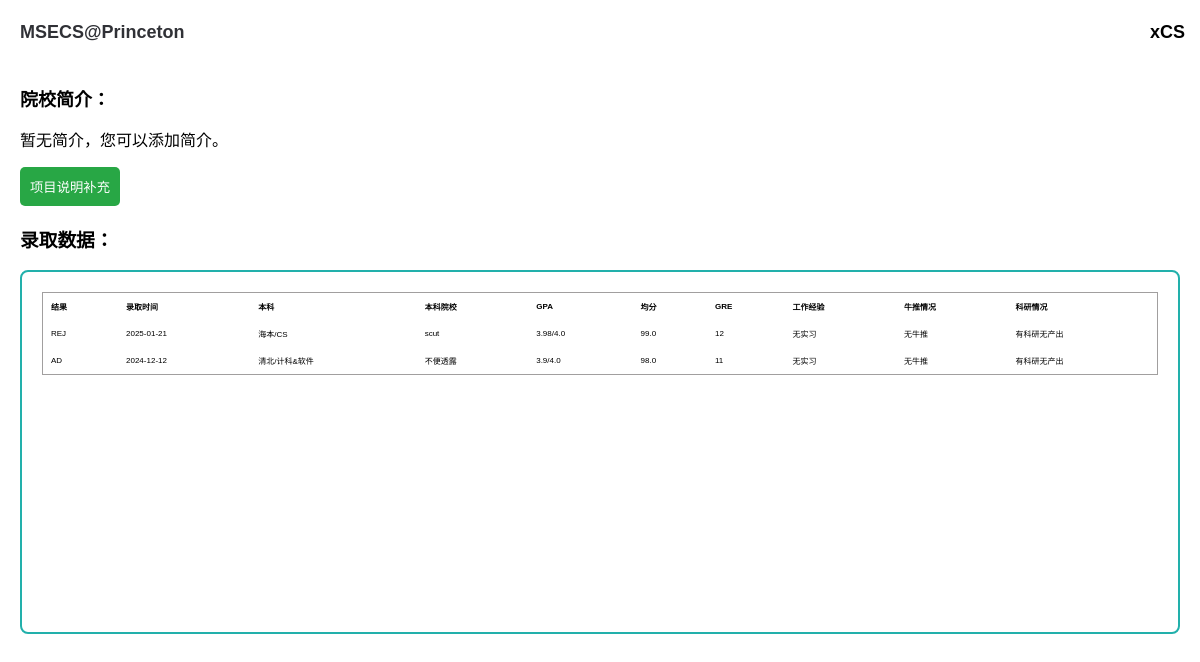
The page /MSECS@Princeton on the database its author committed.
### tables this page shows
CREATE TABLE admissions (
    id INTEGER PRIMARY KEY AUTOINCREMENT,
    school_name TEXT NOT NULL,
    admission_status TEXT NOT NULL,
    admission_date TEXT NOT NULL,
    undergraduate_type TEXT NOT NULL,
    undergraduate_school TEXT,
    undergraduate_major TEXT, 
    gpa REAL NOT NULL,
    gpa_scale TEXT NOT NULL,
    average_score REAL NOT NULL,
    gre INTEGER,
    work TEXT NOT NULL,
    strong_recommendation TEXT NOT NULL,
    has_paper TEXT NOT NULL
);

### xCSapp/views.py (the view)
@bp.route('/<school>', methods=['GET', 'POST'])
def show_school_info(school):
    db = get_db()
    if request.method == 'POST':
        description = request.form['description']
        db.execute('INSERT INTO school_intro (name, description)'
        'VALUES (?,?)', (school, description,))
        db.commit()
    school_info = db.execute('SELECT description_manager FROM school_intro WHERE name = ?', (school,)).fetchone()
    admissions = db.execute('SELECT * FROM admissions WHERE school_name = ? ORDER BY admission_date DESC', (school,)).fetchall()
    return render_template('school.html', school_info=school_info, admissions=admissions, school=school)

### xCSapp/db.py (called while the page is built)
def get_db():
    if 'db' not in g:
        g.db = sqlite3.connect(
            current_app.config['DATABASE'],
            detect_types=sqlite3.PARSE_DECLTYPES
        )
        g.db.row_factory = sqlite3.Row
    return g.db

### xCSapp/templates/school.html (shortened to what this page needs)
<!DOCTYPE html>
<html lang="en">
<head>
    <link rel="stylesheet" href="{{ url_for('static', filename='school.css') }}">
</head>
<body>
    <div class="navbar">
        <h1>{{ school }}</h1>
        <button id="homeButton" onclick="window.location.href='/'">xCS</button>
    </div>
    <div class="container">
        <h2>院校简介：</h2>
        <div id="school-info">
            {% if school_info.description_manager %}
                <pre>{{ school_info.description_manager }}</pre>
            {% else %}
                <p>暂无简介，您可以添加简介。</p>
            {% endif %}
        </div>
        <button id="addButton">项目说明补充</button>
        <div id="admissions-form" >
            <h3>录取数据：</h3>
            <div class="admissions-display" >
                <table>
                    <thead>
                        <tr>
                            <th>结果</th>
                            <th>录取时间</th>
                            <th>本科</th>
                            <th>本科院校</th>
                            <th>GPA</th>
                            <th>均分</th>
                            <th>GRE</th>
                            <th>工作经验</th>
                            <th>牛推情况</th>
                            <th>科研情况</th>
                        </tr>
                    </thead>
                    <tbody>
                        {% for admission in admissions %}
                        <tr>
                            <td>{{ admission.admission_status }}</td>
                            <td>{{ admission.admission_date }}</td>
                            <td>{{ admission.undergraduate_type }}/{{ admission.undergraduate_major }}</td>
                            <td>{{ admission.undergraduate_school or '-' }}</td>
                            <td>{{ admission.gpa }}/{{ admission.gpa_scale }}</td>
                            <td>{{ admission.average_score }}</td>
                            <td>{{ admission.gre or '-' }}</td>
                            <td>{{ admission.work }}</td>
                            <td>{{ admission.strong_recommendation }}</td>
                            <td>{{ admission.has_paper }}</td>
                        </tr>
                        {% endfor %}
                    </tbody>
                </table>
            </div>
        </div>
    </div>
</body>
</html>

### xCSapp/static/school.css (style rules this page uses)
body { font-family: Arial, sans-serif; margin: 0; padding: 0; box-sizing: border-box; }
.navbar { display: flex; justify-content: space-between; align-items: center; background: #ffffffec; color: #303136; padding: 10px 20px; position: fixed; left:0; top: 0; width: 100%; margin-bottom: 10px; z-index: 1000; }
.navbar button { background: none; border: none; color: black; font-weight: bold; font-size: large; padding: 10px 15px; border-radius: 20px; cursor: pointer; margin-right: 20px; }
.navbar h1 { font-size: large; }
.container { text-align: left; padding: 20px; margin-top: 50px; }
.container h2 { font-size: large; }
.admissions-display { margin: 0 auto; width: 90; height: 40vh; border-radius: 8px; justify-content: center; align-items: center; overflow-x: auto; padding: 20px; border: 2px solid rgb(34, 176, 171); }
table { border-collapse: collapse; width: 100%; table-layout: auto; margin: 0 auto; border: 1px solid rgb(161, 159, 159); }
table th, table td { text-align: left; white-space: nowrap; vertical-align: middle; padding: 8px; border: none; font-size: 8px; }
button { background-color: #28a745; color: #fff; font-size: smaller; padding: 10px; border: none; border-radius: 5px; cursor: pointer; transition: background-color 0.3s ease; }

### rows shown on the page
admissions: admission_status "REJ", admission_date "2025-01-21", undergraduate_type "海本", undergraduate_major "CS", undergraduate_school "scut", gpa "3.98", gpa_scale "4.0", average_score "99.0", gre "12", work "无实习", strong_recommendation "无牛推", has_paper "有科研无产出"
admissions: admission_status "AD", admission_date "2024-12-12", undergraduate_type "清北", undergraduate_major "计科&软件", undergraduate_school "不便透露", gpa "3.9", gpa_scale "4.0", average_score "98.0", gre "11", work "无实习", strong_recommendation "无牛推", has_paper "有科研无产出"

### other values the page prints
{{ school }} "MSECS@Princeton"
